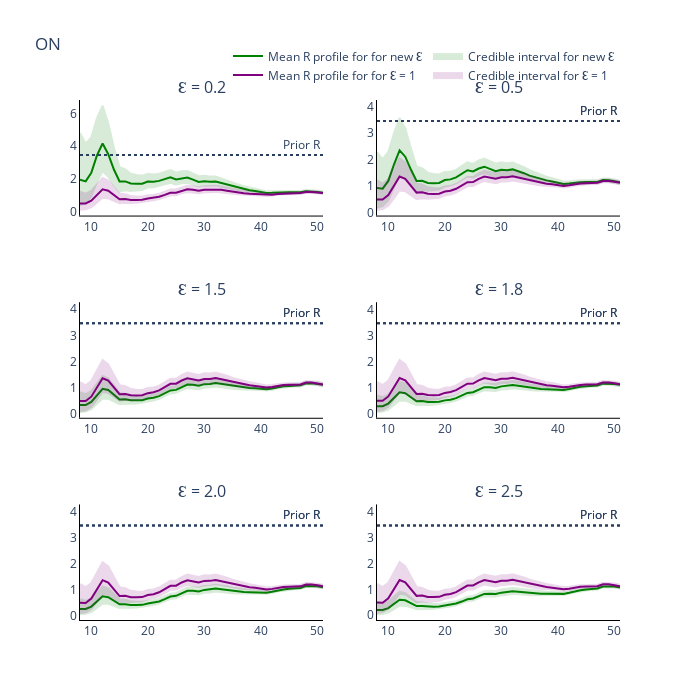

Source (notebook cell):
### Code cell
from plotly.subplots import make_subplots

all_intervals = all_intervals[all_intervals['Central Probability']==0.95]

fig = go.Figure()
fig = make_subplots(
    rows=int(np.ceil((epsilon_range.shape[0]-1)/2)), cols=2, subplot_titles=tuple('Ɛ = {}'.format(epsilon) for epsilon in epsilon_range[epsilon_range!=1])
)

# Plot (bar chart cases each day)
for e, epsilon in enumerate(epsilon_range[epsilon_range!=1]):
    if e == 0:
        fig.add_trace(
            go.Scatter(
                x=all_intervals.loc[all_intervals['Epsilon']==epsilon]['Time Points'],
                y=all_intervals.loc[all_intervals['Epsilon']==epsilon]['Mean'],
                name='Mean R profile for for new Ɛ',
                line_color='green'
            ),
            row= int(np.floor(e / 2)) + 1,
            col= e % 2 + 1
        )

        fig.add_trace(
            go.Scatter(
                x=all_intervals.loc[all_intervals['Epsilon']==epsilon]['Time Points'].tolist() + all_intervals.loc[all_intervals['Epsilon']==epsilon]['Time Points'].tolist()[::-1],
                y=all_intervals.loc[all_intervals['Epsilon']==epsilon][
                    'Upper bound CI'].values.tolist() + all_intervals.loc[all_intervals['Epsilon']==epsilon][
                        'Lower bound CI'].values.tolist()[::-1],
                fill='toself',
                fillcolor='green',
                line_color='green',
                opacity=0.15,
                mode='lines',
                name='Credible interval for new Ɛ'
            ),
            row= int(np.floor(e / 2)) + 1,
            col= e % 2 + 1
        )

        fig.add_trace(
            go.Scatter(
                x=all_intervals.loc[all_intervals['Epsilon']==epsilon]['Time Points'],
                y=all_intervals.loc[all_intervals['Epsilon']==1]['Mean'],
                name='Mean R profile for for Ɛ = 1'.format(epsilon),
                line_color='purple'
            ),
            row= int(np.floor(e / 2)) + 1,
            col= e % 2 + 1
        )


        fig.add_trace(
            go.Scatter(
                x=all_intervals.loc[all_intervals['Epsilon']==epsilon]['Time Points'].tolist() + all_intervals.loc[all_intervals['Epsilon']==epsilon]['Time Points'].tolist()[::-1],
                y=all_intervals.loc[all_intervals['Epsilon']==1][
                    'Upper bound CI'].values.tolist() + all_intervals.loc[all_intervals['Epsilon']==1][
                        'Lower bound CI'].values.tolist()[::-1],
                fill='toself',
                fillcolor='purple',
                line_color='purple',
                opacity=0.15,
                mode='lines',
                name='Credible interval for Ɛ = 1'
            ),
            row= int(np.floor(e / 2)) + 1,
            col= e % 2 + 1
        )

    else:
        fig.add_trace(
            go.Scatter(
                x=all_intervals.loc[all_intervals['Epsilon']==epsilon]['Time Points'],
                y=all_intervals.loc[all_intervals['Epsilon']==epsilon]['Mean'],
                line_color='green',
                showlegend=False
            ),
            row= int(np.floor(e / 2)) + 1,
            col= e % 2 + 1
        )

        fig.add_trace(
            go.Scatter(
                x=all_intervals.loc[all_intervals['Epsilon']==epsilon]['Time Points'].tolist() + all_intervals.loc[all_intervals['Epsilon']==epsilon]['Time Points'].tolist()[::-1],
                y=all_intervals.loc[all_intervals['Epsilon']==epsilon][
                    'Upper bound CI'].values.tolist() + all_intervals.loc[all_intervals['Epsilon']==epsilon][
                        'Lower bound CI'].values.tolist()[::-1],
                fill='toself',
                fillcolor='green',
                line_color='green',
                opacity=0.15,
                showlegend=False,
                mode='lines'
            ),
            row= int(np.floor(e / 2)) + 1,
            col= e % 2 + 1
        )

        fig.add_trace(
            go.Scatter(
                x=all_intervals.loc[all_intervals['Epsilon']==epsilon]['Time Points'],
                y=all_intervals.loc[all_intervals['Epsilon']==1]['Mean'],
                showlegend=False,
                line_color='purple'
            ),
            row= int(np.floor(e / 2)) + 1,
            col= e % 2 + 1
        )


        fig.add_trace(
            go.Scatter(
                x=all_intervals.loc[all_intervals['Epsilon']==epsilon]['Time Points'].tolist() + all_intervals.loc[all_intervals['Epsilon']==epsilon]['Time Points'].tolist()[::-1],
                y=all_intervals.loc[all_intervals['Epsilon']==1][
                    'Upper bound CI'].values.tolist() + all_intervals.loc[all_intervals['Epsilon']==1][
                        'Lower bound CI'].values.tolist()[::-1],
                fill='toself',
                fillcolor='purple',
                line_color='purple',
                opacity=0.15,
                mode='lines',
                showlegend=False,
            ),
            row= int(np.floor(e / 2)) + 1,
            col= e % 2 + 1
        )

        #fig.add_hrect(y0=prior_dist_interval[0], y1=prior_dist_interval[1], line_width=0, fillcolor='black', opacity=0.1)
        fig.add_hline(y=median, line_dash='dot',
                annotation_text='Prior R', fillcolor='black',
                annotation_position='top right',
                row= int(np.floor(e / 2)) + 1,
                col= e % 2 + 1)

    #fig.add_hrect(y0=prior_dist_interval[0], y1=prior_dist_interval[1], line_width=0, fillcolor='black', opacity=0.1)
    fig.add_hline(y=median, line_dash='dot',
              annotation_text='Prior R', fillcolor='black',
              annotation_position='top right',
              row= int(np.floor(e / 2)) + 1,
              col= e % 2 + 1)


# Add axis labels
fig.update_layout(
    title='ON',
    width=700, 
    height=700,
    plot_bgcolor='white',
    xaxis=dict(linecolor='black'),
    yaxis=dict(linecolor='black'),
    xaxis2=dict(linecolor='black'),
    yaxis2=dict(linecolor='black'),
    xaxis3=dict(linecolor='black'),
    yaxis3=dict(linecolor='black'),
    xaxis4=dict(linecolor='black'),
    yaxis4=dict(linecolor='black'),
    xaxis5=dict(linecolor='black'),
    yaxis5=dict(linecolor='black'),
    xaxis6=dict(linecolor='black'),
    yaxis6=dict(linecolor='black'),
    legend=dict(
        orientation="h",
        yanchor="bottom",
        y=1.02,
        xanchor="right",
        x=1
    ))

fig.update_xaxes(ticks='outside', title_text='Time (days)', row='all', col='all')
fig.update_yaxes(ticks='outside', title_text='R_t', row='all', col='all')

fig.write_image('ON-diff-eps-inf.pdf')
fig.show()

### Figure 1 — Plotly figure (JSON) as saved in the notebook; plotly's stock layout.template omitted (floating-point values rounded to 4 significant figures)
{"data": [{"line": {"color": "green"}, "name": "Mean R profile for for new Ɛ", "type": "scatter", "x": [8, 9, 10, 11, 12, 13, 14, 15, 16, 17, 18, 19, 20, 21, 22, 23, 24, 25, 26, 27, 28, 29, 30, 31, 32, 33, 34, 35, 36, 37, 38, 39, 40, 41, 42, 43, 44, 45, 46, 47, 48, 49, 50, 51], "xaxis": "x", "y": [1.946, 1.844, 2.362, 3.435, 4.173, 3.508, 2.571, 1.84, 1.842, 1.715, 1.698, 1.7, 1.833, 1.824, 1.873, 1.991, 2.097, 1.965, 2.043, 2.076, 1.948, 1.812, 1.853, 1.821, 1.841, 1.751, 1.652, 1.537, 1.452, 1.365, 1.304, 1.252, 1.204, 1.131, 1.137, 1.165, 1.18, 1.179, 1.183, 1.175, 1.242, 1.235, 1.197, 1.148], "yaxis": "y"}, {"fill": "toself", "fillcolor": "green", "line": {"color": "green"}, "mode": "lines", "name": "Credible interval for new Ɛ", "opacity": 0.15, "type": "scatter", "x": [8, 9, 10, 11, 12, 13, 14, 15, 16, 17, 18, 19, 20, 21, 22, 23, 24, 25, 26, 27, 28, 29, 30, 31, 32, 33, 34, 35, 36, 37, 38, 39, 40, 41, 42, 43, 44, 45, 46, 47, 48, 49, 50, 51, 51, 50, 49, 48, 47, 46, 45, 44, 43, 42, 41, 40, 39, 38, 37, 36, 35, 34, 33, 32, 31, 30, 29, 28, 27, 26, 25, 24, 23, 22, 21, 20, 19, 18, 17, 16, 15, 14, 13, 12, 11, 10, 9, 8], "xaxis": "x", "y": [4.819, 4.159, 4.55, 5.731, 6.486, 5.414, 3.91, 2.717, 2.576, 2.316, 2.236, 2.191, 2.311, 2.27, 2.307, 2.425, 2.537, 2.375, 2.459, 2.486, 2.329, 2.16, 2.192, 2.138, 2.15, 2.039, 1.918, 1.772, 1.661, 1.545, 1.462, 1.389, 1.324, 1.233, 1.23, 1.251, 1.258, 1.252, 1.253, 1.245, 1.311, 1.303, 1.265, 1.217, 1.093, 1.138, 1.176, 1.184, 1.121, 1.127, 1.123, 1.124, 1.105, 1.071, 1.058, 1.119, 1.154, 1.192, 1.235, 1.301, 1.363, 1.453, 1.534, 1.608, 1.586, 1.601, 1.547, 1.656, 1.762, 1.722, 1.644, 1.755, 1.653, 1.534, 1.475, 1.46, 1.318, 1.283, 1.257, 1.299, 1.209, 1.617, 2.128, 2.471, 1.79, 0.9177, 0.4912, 0.3908], "yaxis": "y"}, {"line": {"color": "purple"}, "name": "Mean R profile for for Ɛ = 1", "type": "scatter", "x": [8, 9, 10, 11, 12, 13, 14, 15, 16, 17, 18, 19, 20, 21, 22, 23, 24, 25, 26, 27, 28, 29, 30, 31, 32, 33, 34, 35, 36, 37, 38, 39, 40, 41, 42, 43, 44, 45, 46, 47, 48, 49, 50, 51], "xaxis": "x", "y": [0.4912, 0.4854, 0.6539, 1.017, 1.36, 1.27, 1.007, 0.7498, 0.7593, 0.7055, 0.7012, 0.7106, 0.7888, 0.8222, 0.8956, 1.015, 1.146, 1.15, 1.273, 1.359, 1.329, 1.274, 1.333, 1.334, 1.37, 1.325, 1.273, 1.206, 1.163, 1.116, 1.088, 1.065, 1.046, 1.003, 1.026, 1.069, 1.097, 1.108, 1.121, 1.123, 1.193, 1.193, 1.162, 1.123], "yaxis": "y"}, {"fill": "toself", "fillcolor": "purple", "line": {"color": "purple"}, "mode": "lines", "name": "Credible interval for Ɛ = 1", "opacity": 0.15, "type": "scatter", "x": [8, 9, 10, 11, 12, 13, 14, 15, 16, 17, 18, 19, 20, 21, 22, 23, 24, 25, 26, 27, 28, 29, 30, 31, 32, 33, 34, 35, 36, 37, 38, 39, 40, 41, 42, 43, 44, 45, 46, 47, 48, 49, 50, 51, 51, 50, 49, 48, 47, 46, 45, 44, 43, 42, 41, 40, 39, 38, 37, 36, 35, 34, 33, 32, 31, 30, 29, 28, 27, 26, 25, 24, 23, 22, 21, 20, 19, 18, 17, 16, 15, 14, 13, 12, 11, 10, 9, 8], "xaxis": "x", "y": [1.213, 1.09, 1.253, 1.672, 2.054, 1.893, 1.49, 1.09, 1.055, 0.9516, 0.9208, 0.9113, 0.9846, 1.005, 1.077, 1.201, 1.339, 1.34, 1.478, 1.576, 1.544, 1.485, 1.549, 1.543, 1.58, 1.525, 1.46, 1.374, 1.313, 1.247, 1.204, 1.167, 1.135, 1.079, 1.097, 1.133, 1.154, 1.162, 1.176, 1.178, 1.25, 1.251, 1.223, 1.182, 1.071, 1.111, 1.142, 1.143, 1.075, 1.073, 1.061, 1.05, 1.02, 0.975, 0.9472, 0.9825, 0.993, 1.005, 1.022, 1.054, 1.082, 1.132, 1.173, 1.21, 1.175, 1.167, 1.108, 1.155, 1.186, 1.108, 0.9974, 0.9912, 0.8677, 0.7515, 0.6773, 0.6353, 0.5541, 0.531, 0.5174, 0.5372, 0.4987, 0.6493, 0.8015, 0.8321, 0.5378, 0.256, 0.1291, 0.0989], "yaxis": "y"}, {"line": {"color": "green"}, "showlegend": false, "type": "scatter", "x": [8, 9, 10, 11, 12, 13, 14, 15, 16, 17, 18, 19, 20, 21, 22, 23, 24, 25, 26, 27, 28, 29, 30, 31, 32, 33, 34, 35, 36, 37, 38, 39, 40, 41, 42, 43, 44, 45, 46, 47, 48, 49, 50, 51], "xaxis": "x2", "y": [0.9221, 0.9, 1.193, 1.815, 2.35, 2.112, 1.624, 1.191, 1.2, 1.116, 1.108, 1.117, 1.225, 1.252, 1.329, 1.464, 1.599, 1.553, 1.665, 1.733, 1.658, 1.564, 1.617, 1.602, 1.631, 1.562, 1.486, 1.393, 1.328, 1.26, 1.213, 1.174, 1.139, 1.079, 1.093, 1.128, 1.146, 1.15, 1.157, 1.154, 1.225, 1.22, 1.183, 1.138], "yaxis": "y2"}, {"fill": "toself", "fillcolor": "green", "line": {"color": "green"}, "mode": "lines", "opacity": 0.15, "showlegend": false, "type": "scatter", "x": [8, 9, 10, 11, 12, 13, 14, 15, 16, 17, 18, 19, 20, 21, 22, 23, 24, 25, 26, 27, 28, 29, 30, 31, 32, 33, 34, 35, 36, 37, 38, 39, 40, 41, 42, 43, 44, 45, 46, 47, 48, 49, 50, 51, 51, 50, 49, 48, 47, 46, 45, 44, 43, 42, 41, 40, 39, 38, 37, 36, 35, 34, 33, 32, 31, 30, 29, 28, 27, 26, 25, 24, 23, 22, 21, 20, 19, 18, 17, 16, 15, 14, 13, 12, 11, 10, 9, 8], "xaxis": "x2", "y": [2.281, 2.02, 2.291, 3.002, 3.584, 3.188, 2.431, 1.742, 1.671, 1.507, 1.456, 1.436, 1.535, 1.541, 1.614, 1.754, 1.899, 1.84, 1.969, 2.042, 1.956, 1.846, 1.897, 1.868, 1.894, 1.81, 1.716, 1.599, 1.511, 1.418, 1.353, 1.297, 1.246, 1.17, 1.176, 1.203, 1.217, 1.217, 1.223, 1.219, 1.288, 1.283, 1.249, 1.204, 1.085, 1.127, 1.163, 1.168, 1.103, 1.106, 1.099, 1.095, 1.072, 1.033, 1.014, 1.064, 1.088, 1.114, 1.146, 1.196, 1.242, 1.314, 1.375, 1.431, 1.402, 1.405, 1.347, 1.425, 1.492, 1.427, 1.324, 1.363, 1.235, 1.104, 1.024, 0.9824, 0.8693, 0.8378, 0.8183, 0.8483, 0.7877, 1.037, 1.315, 1.42, 0.9547, 0.4657, 0.2389, 0.1851], "yaxis": "y2"}, {"line": {"color": "purple"}, "showlegend": false, "type": "scatter", "x": [8, 9, 10, 11, 12, 13, 14, 15, 16, 17, 18, 19, 20, 21, 22, 23, 24, 25, 26, 27, 28, 29, 30, 31, 32, 33, 34, 35, 36, 37, 38, 39, 40, 41, 42, 43, 44, 45, 46, 47, 48, 49, 50, 51], "xaxis": "x2", "y": [0.4912, 0.4854, 0.6539, 1.017, 1.36, 1.27, 1.007, 0.7498, 0.7593, 0.7055, 0.7012, 0.7106, 0.7888, 0.8222, 0.8956, 1.015, 1.146, 1.15, 1.273, 1.359, 1.329, 1.274, 1.333, 1.334, 1.37, 1.325, 1.273, 1.206, 1.163, 1.116, 1.088, 1.065, 1.046, 1.003, 1.026, 1.069, 1.097, 1.108, 1.121, 1.123, 1.193, 1.193, 1.162, 1.123], "yaxis": "y2"}, {"fill": "toself", "fillcolor": "purple", "line": {"color": "purple"}, "mode": "lines", "opacity": 0.15, "showlegend": false, "type": "scatter", "x": [8, 9, 10, 11, 12, 13, 14, 15, 16, 17, 18, 19, 20, 21, 22, 23, 24, 25, 26, 27, 28, 29, 30, 31, 32, 33, 34, 35, 36, 37, 38, 39, 40, 41, 42, 43, 44, 45, 46, 47, 48, 49, 50, 51, 51, 50, 49, 48, 47, 46, 45, 44, 43, 42, 41, 40, 39, 38, 37, 36, 35, 34, 33, 32, 31, 30, 29, 28, 27, 26, 25, 24, 23, 22, 21, 20, 19, 18, 17, 16, 15, 14, 13, 12, 11, 10, 9, 8], "xaxis": "x2", "y": [1.213, 1.09, 1.253, 1.672, 2.054, 1.893, 1.49, 1.09, 1.055, 0.9516, 0.9208, 0.9113, 0.9846, 1.005, 1.077, 1.201, 1.339, 1.34, 1.478, 1.576, 1.544, 1.485, 1.549, 1.543, 1.58, 1.525, 1.46, 1.374, 1.313, 1.247, 1.204, 1.167, 1.135, 1.079, 1.097, 1.133, 1.154, 1.162, 1.176, 1.178, 1.25, 1.251, 1.223, 1.182, 1.071, 1.111, 1.142, 1.143, 1.075, 1.073, 1.061, 1.05, 1.02, 0.975, 0.9472, 0.9825, 0.993, 1.005, 1.022, 1.054, 1.082, 1.132, 1.173, 1.21, 1.175, 1.167, 1.108, 1.155, 1.186, 1.108, 0.9974, 0.9912, 0.8677, 0.7515, 0.6773, 0.6353, 0.5541, 0.531, 0.5174, 0.5372, 0.4987, 0.6493, 0.8015, 0.8321, 0.5378, 0.256, 0.1291, 0.0989], "yaxis": "y2"}, {"line": {"color": "green"}, "showlegend": false, "type": "scatter", "x": [8, 9, 10, 11, 12, 13, 14, 15, 16, 17, 18, 19, 20, 21, 22, 23, 24, 25, 26, 27, 28, 29, 30, 31, 32, 33, 34, 35, 36, 37, 38, 39, 40, 41, 42, 43, 44, 45, 46, 47, 48, 49, 50, 51], "xaxis": "x3", "y": [0.3349, 0.3326, 0.4506, 0.7066, 0.957, 0.9083, 0.7297, 0.5473, 0.5552, 0.5157, 0.513, 0.5212, 0.5816, 0.6121, 0.6754, 0.7775, 0.8929, 0.914, 1.03, 1.118, 1.108, 1.075, 1.134, 1.143, 1.181, 1.15, 1.113, 1.063, 1.034, 1.001, 0.9853, 0.9744, 0.9667, 0.9365, 0.967, 1.015, 1.05, 1.066, 1.084, 1.092, 1.162, 1.167, 1.142, 1.107], "yaxis": "y3"}, {"fill": "toself", "fillcolor": "green", "line": {"color": "green"}, "mode": "lines", "opacity": 0.15, "showlegend": false, "type": "scatter", "x": [8, 9, 10, 11, 12, 13, 14, 15, 16, 17, 18, 19, 20, 21, 22, 23, 24, 25, 26, 27, 28, 29, 30, 31, 32, 33, 34, 35, 36, 37, 38, 39, 40, 41, 42, 43, 44, 45, 46, 47, 48, 49, 50, 51, 51, 50, 49, 48, 47, 46, 45, 44, 43, 42, 41, 40, 39, 38, 37, 36, 35, 34, 33, 32, 31, 30, 29, 28, 27, 26, 25, 24, 23, 22, 21, 20, 19, 18, 17, 16, 15, 14, 13, 12, 11, 10, 9, 8], "xaxis": "x3", "y": [0.8269, 0.7467, 0.8625, 1.161, 1.441, 1.345, 1.076, 0.7948, 0.7707, 0.6949, 0.6733, 0.6678, 0.7245, 0.7465, 0.8078, 0.9141, 1.036, 1.054, 1.183, 1.282, 1.276, 1.243, 1.309, 1.314, 1.355, 1.317, 1.271, 1.206, 1.162, 1.114, 1.084, 1.062, 1.043, 1.002, 1.028, 1.071, 1.099, 1.114, 1.132, 1.14, 1.216, 1.221, 1.198, 1.161, 1.058, 1.094, 1.122, 1.118, 1.048, 1.042, 1.025, 1.008, 0.9727, 0.9224, 0.8882, 0.9124, 0.9128, 0.9152, 0.9215, 0.942, 0.9582, 0.994, 1.022, 1.047, 1.01, 0.9981, 0.9412, 0.9716, 0.9851, 0.9058, 0.7999, 0.7782, 0.6679, 0.5694, 0.5058, 0.4695, 0.4067, 0.3884, 0.3784, 0.393, 0.3645, 0.4727, 0.5761, 0.5874, 0.3748, 0.1768, 0.0886, 0.06727], "yaxis": "y3"}, {"line": {"color": "purple"}, "showlegend": false, "type": "scatter", "x": [8, 9, 10, 11, 12, 13, 14, 15, 16, 17, 18, 19, 20, 21, 22, 23, 24, 25, 26, 27, 28, 29, 30, 31, 32, 33, 34, 35, 36, 37, 38, 39, 40, 41, 42, 43, 44, 45, 46, 47, 48, 49, 50, 51], "xaxis": "x3", "y": [0.4912, 0.4854, 0.6539, 1.017, 1.36, 1.27, 1.007, 0.7498, 0.7593, 0.7055, 0.7012, 0.7106, 0.7888, 0.8222, 0.8956, 1.015, 1.146, 1.15, 1.273, 1.359, 1.329, 1.274, 1.333, 1.334, 1.37, 1.325, 1.273, 1.206, 1.163, 1.116, 1.088, 1.065, 1.046, 1.003, 1.026, 1.069, 1.097, 1.108, 1.121, 1.123, 1.193, 1.193, 1.162, 1.123], "yaxis": "y3"}, {"fill": "toself", "fillcolor": "purple", "line": {"color": "purple"}, "mode": "lines", "opacity": 0.15, "showlegend": false, "type": "scatter", "x": [8, 9, 10, 11, 12, 13, 14, 15, 16, 17, 18, 19, 20, 21, 22, 23, 24, 25, 26, 27, 28, 29, 30, 31, 32, 33, 34, 35, 36, 37, 38, 39, 40, 41, 42, 43, 44, 45, 46, 47, 48, 49, 50, 51, 51, 50, 49, 48, 47, 46, 45, 44, 43, 42, 41, 40, 39, 38, 37, 36, 35, 34, 33, 32, 31, 30, 29, 28, 27, 26, 25, 24, 23, 22, 21, 20, 19, 18, 17, 16, 15, 14, 13, 12, 11, 10, 9, 8], "xaxis": "x3", "y": [1.213, 1.09, 1.253, 1.672, 2.054, 1.893, 1.49, 1.09, 1.055, 0.9516, 0.9208, 0.9113, 0.9846, 1.005, 1.077, 1.201, 1.339, 1.34, 1.478, 1.576, 1.544, 1.485, 1.549, 1.543, 1.58, 1.525, 1.46, 1.374, 1.313, 1.247, 1.204, 1.167, 1.135, 1.079, 1.097, 1.133, 1.154, 1.162, 1.176, 1.178, 1.25, 1.251, 1.223, 1.182, 1.071, 1.111, 1.142, 1.143, 1.075, 1.073, 1.061, 1.05, 1.02, 0.975, 0.9472, 0.9825, 0.993, 1.005, 1.022, 1.054, 1.082, 1.132, 1.173, 1.21, 1.175, 1.167, 1.108, 1.155, 1.186, 1.108, 0.9974, 0.9912, 0.8677, 0.7515, 0.6773, 0.6353, 0.5541, 0.531, 0.5174, 0.5372, 0.4987, 0.6493, 0.8015, 0.8321, 0.5378, 0.256, 0.1291, 0.0989], "yaxis": "y3"}, {"line": {"color": "green"}, "showlegend": false, "type": "scatter", "x": [8, 9, 10, 11, 12, 13, 14, 15, 16, 17, 18, 19, 20, 21, 22, 23, 24, 25, 26, 27, 28, 29, 30, 31, 32, 33, 34, 35, 36, 37, 38, 39, 40, 41, 42, 43, 44, 45, 46, 47, 48, 49, 50, 51], "xaxis": "x4", "y": [0.2811, 0.2795, 0.3796, 0.5968, 0.8126, 0.7753, 0.6261, 0.4708, 0.4782, 0.4441, 0.4418, 0.4493, 0.5024, 0.5307, 0.5886, 0.6817, 0.7884, 0.8136, 0.9244, 1.011, 1.008, 0.983, 1.041, 1.052, 1.091, 1.066, 1.035, 0.9927, 0.9698, 0.9435, 0.9327, 0.9271, 0.925, 0.8998, 0.9358, 0.9873, 1.022, 1.044, 1.064, 1.073, 1.146, 1.153, 1.131, 1.098], "yaxis": "y4"}, {"fill": "toself", "fillcolor": "green", "line": {"color": "green"}, "mode": "lines", "opacity": 0.15, "showlegend": false, "type": "scatter", "x": [8, 9, 10, 11, 12, 13, 14, 15, 16, 17, 18, 19, 20, 21, 22, 23, 24, 25, 26, 27, 28, 29, 30, 31, 32, 33, 34, 35, 36, 37, 38, 39, 40, 41, 42, 43, 44, 45, 46, 47, 48, 49, 50, 51, 51, 50, 49, 48, 47, 46, 45, 44, 43, 42, 41, 40, 39, 38, 37, 36, 35, 34, 33, 32, 31, 30, 29, 28, 27, 26, 25, 24, 23, 22, 21, 20, 19, 18, 17, 16, 15, 14, 13, 12, 11, 10, 9, 8], "xaxis": "x4", "y": [0.6949, 0.6276, 0.726, 0.9794, 1.222, 1.147, 0.9212, 0.6821, 0.6633, 0.5985, 0.5796, 0.5755, 0.6252, 0.6462, 0.7029, 0.7998, 0.912, 0.9351, 1.057, 1.154, 1.155, 1.132, 1.198, 1.206, 1.249, 1.218, 1.178, 1.123, 1.086, 1.046, 1.024, 1.007, 0.9954, 0.9609, 0.9906, 1.037, 1.069, 1.087, 1.108, 1.119, 1.196, 1.204, 1.183, 1.149, 1.05, 1.084, 1.109, 1.104, 1.032, 1.023, 1.004, 0.9843, 0.9458, 0.893, 0.8559, 0.8745, 0.8704, 0.8683, 0.8704, 0.8855, 0.8965, 0.9263, 0.9493, 0.9694, 0.9325, 0.9185, 0.8628, 0.8868, 0.8938, 0.8162, 0.7144, 0.6892, 0.5869, 0.497, 0.4391, 0.4057, 0.3507, 0.3346, 0.3259, 0.3387, 0.3138, 0.4065, 0.4928, 0.4997, 0.3162, 0.149, 0.07446, 0.05626], "yaxis": "y4"}, {"line": {"color": "purple"}, "showlegend": false, "type": "scatter", "x": [8, 9, 10, 11, 12, 13, 14, 15, 16, 17, 18, 19, 20, 21, 22, 23, 24, 25, 26, 27, 28, 29, 30, 31, 32, 33, 34, 35, 36, 37, 38, 39, 40, 41, 42, 43, 44, 45, 46, 47, 48, 49, 50, 51], "xaxis": "x4", "y": [0.4912, 0.4854, 0.6539, 1.017, 1.36, 1.27, 1.007, 0.7498, 0.7593, 0.7055, 0.7012, 0.7106, 0.7888, 0.8222, 0.8956, 1.015, 1.146, 1.15, 1.273, 1.359, 1.329, 1.274, 1.333, 1.334, 1.37, 1.325, 1.273, 1.206, 1.163, 1.116, 1.088, 1.065, 1.046, 1.003, 1.026, 1.069, 1.097, 1.108, 1.121, 1.123, 1.193, 1.193, 1.162, 1.123], "yaxis": "y4"}, {"fill": "toself", "fillcolor": "purple", "line": {"color": "purple"}, "mode": "lines", "opacity": 0.15, "showlegend": false, "type": "scatter", "x": [8, 9, 10, 11, 12, 13, 14, 15, 16, 17, 18, 19, 20, 21, 22, 23, 24, 25, 26, 27, 28, 29, 30, 31, 32, 33, 34, 35, 36, 37, 38, 39, 40, 41, 42, 43, 44, 45, 46, 47, 48, 49, 50, 51, 51, 50, 49, 48, 47, 46, 45, 44, 43, 42, 41, 40, 39, 38, 37, 36, 35, 34, 33, 32, 31, 30, 29, 28, 27, 26, 25, 24, 23, 22, 21, 20, 19, 18, 17, 16, 15, 14, 13, 12, 11, 10, 9, 8], "xaxis": "x4", "y": [1.213, 1.09, 1.253, 1.672, 2.054, 1.893, 1.49, 1.09, 1.055, 0.9516, 0.9208, 0.9113, 0.9846, 1.005, 1.077, 1.201, 1.339, 1.34, 1.478, 1.576, 1.544, 1.485, 1.549, 1.543, 1.58, 1.525, 1.46, 1.374, 1.313, 1.247, 1.204, 1.167, 1.135, 1.079, 1.097, 1.133, 1.154, 1.162, 1.176, 1.178, 1.25, 1.251, 1.223, 1.182, 1.071, 1.111, 1.142, 1.143, 1.075, 1.073, 1.061, 1.05, 1.02, 0.975, 0.9472, 0.9825, 0.993, 1.005, 1.022, 1.054, 1.082, 1.132, 1.173, 1.21, 1.175, 1.167, 1.108, 1.155, 1.186, 1.108, 0.9974, 0.9912, 0.8677, 0.7515, 0.6773, 0.6353, 0.5541, 0.531, 0.5174, 0.5372, 0.4987, 0.6493, 0.8015, 0.8321, 0.5378, 0.256, 0.1291, 0.0989], "yaxis": "y4"}, {"line": {"color": "green"}, "showlegend": false, "type": "scatter", "x": [8, 9, 10, 11, 12, 13, 14, 15, 16, 17, 18, 19, 20, 21, 22, 23, 24, 25, 26, 27, 28, 29, 30, 31, 32, 33, 34, 35, 36, 37, 38, 39, 40, 41, 42, 43, 44, 45, 46, 47, 48, 49, 50, 51], "xaxis": "x5", "y": [0.254, 0.2528, 0.3436, 0.5411, 0.7382, 0.7067, 0.572, 0.4308, 0.4376, 0.4063, 0.4044, 0.4115, 0.4606, 0.4876, 0.5421, 0.6299, 0.7315, 0.7581, 0.8652, 0.9499, 0.9507, 0.9299, 0.9869, 0.9995, 1.038, 1.016, 0.9888, 0.9507, 0.9312, 0.9084, 0.9008, 0.898, 0.8986, 0.8783, 0.9152, 0.967, 1.006, 1.027, 1.052, 1.062, 1.135, 1.143, 1.124, 1.091], "yaxis": "y5"}, {"fill": "toself", "fillcolor": "green", "line": {"color": "green"}, "mode": "lines", "opacity": 0.15, "showlegend": false, "type": "scatter", "x": [8, 9, 10, 11, 12, 13, 14, 15, 16, 17, 18, 19, 20, 21, 22, 23, 24, 25, 26, 27, 28, 29, 30, 31, 32, 33, 34, 35, 36, 37, 38, 39, 40, 41, 42, 43, 44, 45, 46, 47, 48, 49, 50, 51, 51, 50, 49, 48, 47, 46, 45, 44, 43, 42, 41, 40, 39, 38, 37, 36, 35, 34, 33, 32, 31, 30, 29, 28, 27, 26, 25, 24, 23, 22, 21, 20, 19, 18, 17, 16, 15, 14, 13, 12, 11, 10, 9, 8], "xaxis": "x5", "y": [0.628, 0.5667, 0.6586, 0.8887, 1.111, 1.044, 0.8412, 0.6237, 0.607, 0.5476, 0.5308, 0.5268, 0.5732, 0.5932, 0.647, 0.7384, 0.8443, 0.8691, 0.987, 1.082, 1.087, 1.068, 1.133, 1.144, 1.187, 1.159, 1.124, 1.074, 1.042, 1.006, 0.9869, 0.9742, 0.9659, 0.9353, 0.9674, 1.016, 1.049, 1.07, 1.093, 1.105, 1.183, 1.193, 1.174, 1.142, 1.045, 1.078, 1.102, 1.095, 1.022, 1.012, 0.9903, 0.9688, 0.9286, 0.8744, 0.8354, 0.851, 0.8442, 0.8397, 0.8392, 0.8513, 0.8598, 0.8863, 0.9061, 0.9237, 0.8869, 0.8721, 0.8176, 0.8384, 0.8417, 0.7656, 0.6671, 0.6402, 0.5428, 0.4582, 0.4035, 0.3724, 0.3214, 0.3064, 0.2982, 0.3097, 0.2873, 0.3719, 0.4498, 0.4541, 0.2872, 0.135, 0.0674, 0.05105], "yaxis": "y5"}, {"line": {"color": "purple"}, "showlegend": false, "type": "scatter", "x": [8, 9, 10, 11, 12, 13, 14, 15, 16, 17, 18, 19, 20, 21, 22, 23, 24, 25, 26, 27, 28, 29, 30, 31, 32, 33, 34, 35, 36, 37, 38, 39, 40, 41, 42, 43, 44, 45, 46, 47, 48, 49, 50, 51], "xaxis": "x5", "y": [0.4912, 0.4854, 0.6539, 1.017, 1.36, 1.27, 1.007, 0.7498, 0.7593, 0.7055, 0.7012, 0.7106, 0.7888, 0.8222, 0.8956, 1.015, 1.146, 1.15, 1.273, 1.359, 1.329, 1.274, 1.333, 1.334, 1.37, 1.325, 1.273, 1.206, 1.163, 1.116, 1.088, 1.065, 1.046, 1.003, 1.026, 1.069, 1.097, 1.108, 1.121, 1.123, 1.193, 1.193, 1.162, 1.123], "yaxis": "y5"}, {"fill": "toself", "fillcolor": "purple", "line": {"color": "purple"}, "mode": "lines", "opacity": 0.15, "showlegend": false, "type": "scatter", "x": [8, 9, 10, 11, 12, 13, 14, 15, 16, 17, 18, 19, 20, 21, 22, 23, 24, 25, 26, 27, 28, 29, 30, 31, 32, 33, 34, 35, 36, 37, 38, 39, 40, 41, 42, 43, 44, 45, 46, 47, 48, 49, 50, 51, 51, 50, 49, 48, 47, 46, 45, 44, 43, 42, 41, 40, 39, 38, 37, 36, 35, 34, 33, 32, 31, 30, 29, 28, 27, 26, 25, 24, 23, 22, 21, 20, 19, 18, 17, 16, 15, 14, 13, 12, 11, 10, 9, 8], "xaxis": "x5", "y": [1.213, 1.09, 1.253, 1.672, 2.054, 1.893, 1.49, 1.09, 1.055, 0.9516, 0.9208, 0.9113, 0.9846, 1.005, 1.077, 1.201, 1.339, 1.34, 1.478, 1.576, 1.544, 1.485, 1.549, 1.543, 1.58, 1.525, 1.46, 1.374, 1.313, 1.247, 1.204, 1.167, 1.135, 1.079, 1.097, 1.133, 1.154, 1.162, 1.176, 1.178, 1.25, 1.251, 1.223, 1.182, 1.071, 1.111, 1.142, 1.143, 1.075, 1.073, 1.061, 1.05, 1.02, 0.975, 0.9472, 0.9825, 0.993, 1.005, 1.022, 1.054, 1.082, 1.132, 1.173, 1.21, 1.175, 1.167, 1.108, 1.155, 1.186, 1.108, 0.9974, 0.9912, 0.8677, 0.7515, 0.6773, 0.6353, 0.5541, 0.531, 0.5174, 0.5372, 0.4987, 0.6493, 0.8015, 0.8321, 0.5378, 0.256, 0.1291, 0.0989], "yaxis": "y5"}, {"line": {"color": "green"}, "showlegend": false, "type": "scatter", "x": [8, 9, 10, 11, 12, 13, 14, 15, 16, 17, 18, 19, 20, 21, 22, 23, 24, 25, 26, 27, 28, 29, 30, 31, 32, 33, 34, 35, 36, 37, 38, 39, 40, 41, 42, 43, 44, 45, 46, 47, 48, 49, 50, 51], "xaxis": "x6", "y": [0.2046, 0.2039, 0.2777, 0.4386, 0.6009, 0.5784, 0.4705, 0.3552, 0.3612, 0.3354, 0.3338, 0.3399, 0.3814, 0.4051, 0.4528, 0.5295, 0.6196, 0.6477, 0.7459, 0.8256, 0.8324, 0.8192, 0.8736, 0.8882, 0.9263, 0.9101, 0.8897, 0.8595, 0.8468, 0.8313, 0.8296, 0.8326, 0.8393, 0.826, 0.869, 0.9254, 0.9658, 0.9938, 1.017, 1.034, 1.113, 1.123, 1.107, 1.075], "yaxis": "y6"}, {"fill": "toself", "fillcolor": "green", "line": {"color": "green"}, "mode": "lines", "opacity": 0.15, "showlegend": false, "type": "scatter", "x": [8, 9, 10, 11, 12, 13, 14, 15, 16, 17, 18, 19, 20, 21, 22, 23, 24, 25, 26, 27, 28, 29, 30, 31, 32, 33, 34, 35, 36, 37, 38, 39, 40, 41, 42, 43, 44, 45, 46, 47, 48, 49, 50, 51, 51, 50, 49, 48, 47, 46, 45, 44, 43, 42, 41, 40, 39, 38, 37, 36, 35, 34, 33, 32, 31, 30, 29, 28, 27, 26, 25, 24, 23, 22, 21, 20, 19, 18, 17, 16, 15, 14, 13, 12, 11, 10, 9, 8], "xaxis": "x6", "y": [0.5066, 0.4576, 0.532, 0.7194, 0.9015, 0.8537, 0.6905, 0.5138, 0.5007, 0.4519, 0.4381, 0.4348, 0.4742, 0.4925, 0.5395, 0.6192, 0.7132, 0.7397, 0.8469, 0.9357, 0.9472, 0.9371, 0.9991, 1.014, 1.055, 1.036, 1.008, 0.9678, 0.9443, 0.9169, 0.9056, 0.9002, 0.8994, 0.8776, 0.9147, 0.9669, 1.005, 1.03, 1.057, 1.073, 1.153, 1.166, 1.152, 1.123, 1.032, 1.062, 1.082, 1.072, 0.997, 0.983, 0.9576, 0.9316, 0.8876, 0.8307, 0.7881, 0.7969, 0.7848, 0.7756, 0.7702, 0.7764, 0.7797, 0.7994, 0.8135, 0.8259, 0.7899, 0.774, 0.7229, 0.7371, 0.7348, 0.6626, 0.572, 0.5439, 0.4573, 0.3833, 0.3356, 0.3085, 0.2657, 0.2529, 0.246, 0.256, 0.2372, 0.3061, 0.369, 0.3699, 0.2325, 0.1089, 0.0543, 0.04114], "yaxis": "y6"}, {"line": {"color": "purple"}, "showlegend": false, "type": "scatter", "x": [8, 9, 10, 11, 12, 13, 14, 15, 16, 17, 18, 19, 20, 21, 22, 23, 24, 25, 26, 27, 28, 29, 30, 31, 32, 33, 34, 35, 36, 37, 38, 39, 40, 41, 42, 43, 44, 45, 46, 47, 48, 49, 50, 51], "xaxis": "x6", "y": [0.4912, 0.4854, 0.6539, 1.017, 1.36, 1.27, 1.007, 0.7498, 0.7593, 0.7055, 0.7012, 0.7106, 0.7888, 0.8222, 0.8956, 1.015, 1.146, 1.15, 1.273, 1.359, 1.329, 1.274, 1.333, 1.334, 1.37, 1.325, 1.273, 1.206, 1.163, 1.116, 1.088, 1.065, 1.046, 1.003, 1.026, 1.069, 1.097, 1.108, 1.121, 1.123, 1.193, 1.193, 1.162, 1.123], "yaxis": "y6"}, {"fill": "toself", "fillcolor": "purple", "line": {"color": "purple"}, "mode": "lines", "opacity": 0.15, "showlegend": false, "type": "scatter", "x": [8, 9, 10, 11, 12, 13, 14, 15, 16, 17, 18, 19, 20, 21, 22, 23, 24, 25, 26, 27, 28, 29, 30, 31, 32, 33, 34, 35, 36, 37, 38, 39, 40, 41, 42, 43, 44, 45, 46, 47, 48, 49, 50, 51, 51, 50, 49, 48, 47, 46, 45, 44, 43, 42, 41, 40, 39, 38, 37, 36, 35, 34, 33, 32, 31, 30, 29, 28, 27, 26, 25, 24, 23, 22, 21, 20, 19, 18, 17, 16, 15, 14, 13, 12, 11, 10, 9, 8], "xaxis": "x6", "y": [1.213, 1.09, 1.253, 1.672, 2.054, 1.893, 1.49, 1.09, 1.055, 0.9516, 0.9208, 0.9113, 0.9846, 1.005, 1.077, 1.201, 1.339, 1.34, 1.478, 1.576, 1.544, 1.485, 1.549, 1.543, 1.58, 1.525, 1.46, 1.374, 1.313, 1.247, 1.204, 1.167, 1.135, 1.079, 1.097, 1.133, 1.154, 1.162, 1.176, 1.178, 1.25, 1.251, 1.223, 1.182, 1.071, 1.111, 1.142, 1.143, 1.075, 1.073, 1.061, 1.05, 1.02, 0.975, 0.9472, 0.9825, 0.993, 1.005, 1.022, 1.054, 1.082, 1.132, 1.173, 1.21, 1.175, 1.167, 1.108, 1.155, 1.186, 1.108, 0.9974, 0.9912, 0.8677, 0.7515, 0.6773, 0.6353, 0.5541, 0.531, 0.5174, 0.5372, 0.4987, 0.6493, 0.8015, 0.8321, 0.5378, 0.256, 0.1291, 0.0989], "yaxis": "y6"}], "layout": {"annotations": [{"font": {"size": 16}, "showarrow": false, "text": "Ɛ = 0.2", "x": 0.225, "xanchor": "center", "xref": "paper", "y": 1, "yanchor": "bottom", "yref": "paper"}, {"font": {"size": 16}, "showarrow": false, "text": "Ɛ = 0.5", "x": 0.775, "xanchor": "center", "xref": "paper", "y": 1, "yanchor": "bottom", "yref": "paper"}, {"font": {"size": 16}, "showarrow": false, "text": "Ɛ = 1.5", "x": 0.225, "xanchor": "center", "xref": "paper", "y": 0.6111, "yanchor": "bottom", "yref": "paper"}, {"font": {"size": 16}, "showarrow": false, "text": "Ɛ = 1.8", "x": 0.775, "xanchor": "center", "xref": "paper", "y": 0.6111, "yanchor": "bottom", "yref": "paper"}, {"font": {"size": 16}, "showarrow": false, "text": "Ɛ = 2.0", "x": 0.225, "xanchor": "center", "xref": "paper", "y": 0.2222, "yanchor": "bottom", "yref": "paper"}, {"font": {"size": 16}, "showarrow": false, "text": "Ɛ = 2.5", "x": 0.775, "xanchor": "center", "xref": "paper", "y": 0.2222, "yanchor": "bottom", "yref": "paper"}, {"showarrow": false, "text": "Prior R", "x": 1, "xanchor": "right", "xref": "x domain", "y": 3.466, "yanchor": "bottom", "yref": "y"}, {"showarrow": false, "text": "Prior R", "x": 1, "xanchor": "right", "xref": "x2 domain", "y": 3.466, "yanchor": "bottom", "yref": "y2"}, {"showarrow": false, "text": "Prior R", "x": 1, "xanchor": "right", "xref": "x2 domain", "y": 3.466, "yanchor": "bottom", "yref": "y2"}, {"showarrow": false, "text": "Prior R", "x": 1, "xanchor": "right", "xref": "x3 domain", "y": 3.466, "yanchor": "bottom", "yref": "y3"}, {"showarrow": false, "text": "Prior R", "x": 1, "xanchor": "right", "xref": "x3 domain", "y": 3.466, "yanchor": "bottom", "yref": "y3"}, {"showarrow": false, "text": "Prior R", "x": 1, "xanchor": "right", "xref": "x4 domain", "y": 3.466, "yanchor": "bottom", "yref": "y4"}, {"showarrow": false, "text": "Prior R", "x": 1, "xanchor": "right", "xref": "x4 domain", "y": 3.466, "yanchor": "bottom", "yref": "y4"}, {"showarrow": false, "text": "Prior R", "x": 1, "xanchor": "right", "xref": "x5 domain", "y": 3.466, "yanchor": "bottom", "yref": "y5"}, {"showarrow": false, "text": "Prior R", "x": 1, "xanchor": "right", "xref": "x5 domain", "y": 3.466, "yanchor": "bottom", "yref": "y5"}, {"showarrow": false, "text": "Prior R", "x": 1, "xanchor": "right", "xref": "x6 domain", "y": 3.466, "yanchor": "bottom", "yref": "y6"}, {"showarrow": false, "text": "Prior R", "x": 1, "xanchor": "right", "xref": "x6 domain", "y": 3.466, "yanchor": "bottom", "yref": "y6"}], "height": 700, "legend": {"orientation": "h", "x": 1, "xanchor": "right", "y": 1.02, "yanchor": "bottom"}, "plot_bgcolor": "white", "shapes": [{"fillcolor": "black", "line": {"dash": "dot"}, "type": "line", "x0": 0, "x1": 1, "xref": "x domain", "y0": 3.466, "y1": 3.466, "yref": "y"}, {"fillcolor": "black", "line": {"dash": "dot"}, "type": "line", "x0": 0, "x1": 1, "xref": "x2 domain", "y0": 3.466, "y1": 3.466, "yref": "y2"}, {"fillcolor": "black", "line": {"dash": "dot"}, "type": "line", "x0": 0, "x1": 1, "xref": "x2 domain", "y0": 3.466, "y1": 3.466, "yref": "y2"}, {"fillcolor": "black", "line": {"dash": "dot"}, "type": "line", "x0": 0, "x1": 1, "xref": "x3 domain", "y0": 3.466, "y1": 3.466, "yref": "y3"}, {"fillcolor": "black", "line": {"dash": "dot"}, "type": "line", "x0": 0, "x1": 1, "xref": "x3 domain", "y0": 3.466, "y1": 3.466, "yref": "y3"}, {"fillcolor": "black", "line": {"dash": "dot"}, "type": "line", "x0": 0, "x1": 1, "xref": "x4 domain", "y0": 3.466, "y1": 3.466, "yref": "y4"}, {"fillcolor": "black", "line": {"dash": "dot"}, "type": "line", "x0": 0, "x1": 1, "xref": "x4 domain", "y0": 3.466, "y1": 3.466, "yref": "y4"}, {"fillcolor": "black", "line": {"dash": "dot"}, "type": "line", "x0": 0, "x1": 1, "xref": "x5 domain", "y0": 3.466, "y1": 3.466, "yref": "y5"}, {"fillcolor": "black", "line": {"dash": "dot"}, "type": "line", "x0": 0, "x1": 1, "xref": "x5 domain", "y0": 3.466, "y1": 3.466, "yref": "y5"}, {"fillcolor": "black", "line": {"dash": "dot"}, "type": "line", "x0": 0, "x1": 1, "xref": "x6 domain", "y0": 3.466, "y1": 3.466, "yref": "y6"}, {"fillcolor": "black", "line": {"dash": "dot"}, "type": "line", "x0": 0, "x1": 1, "xref": "x6 domain", "y0": 3.466, "y1": 3.466, "yref": "y6"}], "title": {"text": "ON"}, "width": 700, "xaxis": {"anchor": "y", "domain": [0, 0.45], "linecolor": "black"}, "xaxis2": {"anchor": "y2", "domain": [0.55, 1], "linecolor": "black"}, "xaxis3": {"anchor": "y3", "domain": [0, 0.45], "linecolor": "black"}, "xaxis4": {"anchor": "y4", "domain": [0.55, 1], "linecolor": "black"}, "xaxis5": {"anchor": "y5", "domain": [0, 0.45], "linecolor": "black"}, "xaxis6": {"anchor": "y6", "domain": [0.55, 1], "linecolor": "black"}, "yaxis": {"anchor": "x", "domain": [0.7778, 1], "linecolor": "black"}, "yaxis2": {"anchor": "x2", "domain": [0.7778, 1], "linecolor": "black"}, "yaxis3": {"anchor": "x3", "domain": [0.3889, 0.6111], "linecolor": "black"}, "yaxis4": {"anchor": "x4", "domain": [0.3889, 0.6111], "linecolor": "black"}, "yaxis5": {"anchor": "x5", "domain": [0, 0.2222], "linecolor": "black"}, "yaxis6": {"anchor": "x6", "domain": [0, 0.2222], "linecolor": "black"}}}
